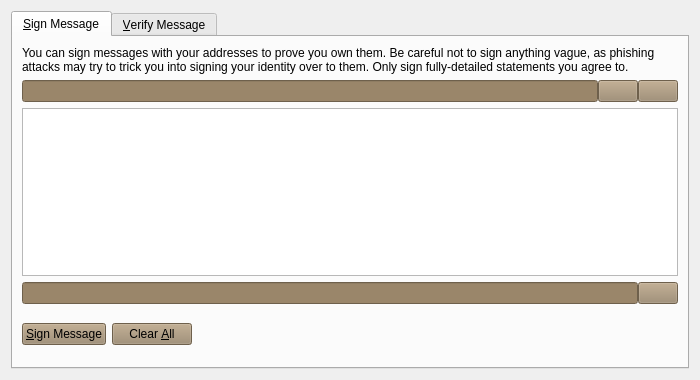
<?xml version="1.0" encoding="UTF-8"?>
<ui version="4.0">
 <class>SignVerifyMessageDialog</class>
 <widget class="QDialog" name="SignVerifyMessageDialog">
  <property name="geometry">
   <rect>
    <x>0</x>
    <y>0</y>
    <width>700</width>
    <height>380</height>
   </rect>
  </property>
  <property name="windowTitle">
   <string>Signatures - Sign / Verify a Message</string>
  </property>
  <property name="styleSheet">
   <string notr="true">background-image: url(:/images/bkg-n);</string>
  </property>
  <property name="modal">
   <bool>true</bool>
  </property>
  <layout class="QVBoxLayout" name="verticalLayout">
   <item>
    <widget class="QTabWidget" name="tabWidget">
     <property name="currentIndex">
      <number>0</number>
     </property>
     <widget class="QWidget" name="tabSignMessage">
      <attribute name="title">
       <string>&amp;Sign Message</string>
      </attribute>
      <layout class="QVBoxLayout" name="verticalLayout_SM">
       <item>
        <widget class="QLabel" name="infoLabel_SM">
         <property name="text">
          <string>You can sign messages with your addresses to prove you own them. Be careful not to sign anything vague, as phishing attacks may try to trick you into signing your identity over to them. Only sign fully-detailed statements you agree to.</string>
         </property>
         <property name="textFormat">
          <enum>Qt::PlainText</enum>
         </property>
         <property name="wordWrap">
          <bool>true</bool>
         </property>
        </widget>
       </item>
       <item>
        <layout class="QHBoxLayout" name="horizontalLayout_1_SM">
         <property name="spacing">
          <number>0</number>
         </property>
         <item>
          <widget class="QValidatedLineEdit" name="addressIn_SM">
           <property name="toolTip">
            <string>The address to sign the message with (e.g. JgZaH1DdikpMTYc2x1Xb6eFBkKGibjmPb9)</string>
           </property>
           <property name="styleSheet">
            <string notr="true">background-image: url(:/images/bgbfree);
background-color: rgb(154, 134, 106);</string>
           </property>
           <property name="maxLength">
            <number>34</number>
           </property>
          </widget>
         </item>
         <item>
          <widget class="QPushButton" name="addressBookButton_SM">
           <property name="toolTip">
            <string>Choose an address from the address book</string>
           </property>
           <property name="styleSheet">
            <string notr="true">background-color: rgb(154, 134, 106);
background-image: url(:/images/bgbfree);</string>
           </property>
           <property name="text">
            <string/>
           </property>
           <property name="icon">
            <iconset resource="../bitcoin.qrc">
             <normaloff>:/icons/address-book</normaloff>:/icons/address-book</iconset>
           </property>
           <property name="shortcut">
            <string>Alt+A</string>
           </property>
           <property name="autoDefault">
            <bool>false</bool>
           </property>
          </widget>
         </item>
         <item>
          <widget class="QPushButton" name="pasteButton_SM">
           <property name="toolTip">
            <string>Paste address from clipboard</string>
           </property>
           <property name="styleSheet">
            <string notr="true">background-color: rgb(154, 134, 106);
background-image: url(:/images/bgbfree);</string>
           </property>
           <property name="text">
            <string/>
           </property>
           <property name="icon">
            <iconset resource="../bitcoin.qrc">
             <normaloff>:/icons/editpaste</normaloff>:/icons/editpaste</iconset>
           </property>
           <property name="shortcut">
            <string>Alt+P</string>
           </property>
           <property name="autoDefault">
            <bool>false</bool>
           </property>
          </widget>
         </item>
        </layout>
       </item>
       <item>
        <widget class="QPlainTextEdit" name="messageIn_SM">
         <property name="toolTip">
          <string>Enter the message you want to sign here</string>
         </property>
        </widget>
       </item>
       <item>
        <layout class="QHBoxLayout" name="horizontalLayout_2_SM">
         <property name="spacing">
          <number>0</number>
         </property>
         <item>
          <widget class="QLineEdit" name="signatureOut_SM">
           <property name="font">
            <font>
             <italic>true</italic>
            </font>
           </property>
           <property name="styleSheet">
            <string notr="true">background-color: rgb(154, 134, 106);</string>
           </property>
           <property name="readOnly">
            <bool>true</bool>
           </property>
          </widget>
         </item>
         <item>
          <widget class="QPushButton" name="copySignatureButton_SM">
           <property name="toolTip">
            <string>Copy the current signature to the system clipboard</string>
           </property>
           <property name="styleSheet">
            <string notr="true">background-image: url(:/images/bgbfree);
background-color: rgb(154, 134, 106);</string>
           </property>
           <property name="text">
            <string/>
           </property>
           <property name="icon">
            <iconset resource="../bitcoin.qrc">
             <normaloff>:/icons/editcopy</normaloff>:/icons/editcopy</iconset>
           </property>
           <property name="autoDefault">
            <bool>false</bool>
           </property>
          </widget>
         </item>
        </layout>
       </item>
       <item>
        <layout class="QHBoxLayout" name="horizontalLayout_3_SM">
         <item>
          <widget class="QPushButton" name="signMessageButton_SM">
           <property name="toolTip">
            <string>Sign the message to prove you own this Goldencoin address</string>
           </property>
           <property name="styleSheet">
            <string notr="true">background-color: rgb(154, 134, 106);
background-image: url(:/images/bgbfree);</string>
           </property>
           <property name="text">
            <string>&amp;Sign Message</string>
           </property>
           <property name="icon">
            <iconset resource="../bitcoin.qrc">
             <normaloff>:/icons/edit</normaloff>:/icons/edit</iconset>
           </property>
           <property name="autoDefault">
            <bool>false</bool>
           </property>
          </widget>
         </item>
         <item>
          <widget class="QPushButton" name="clearButton_SM">
           <property name="toolTip">
            <string>Reset all sign message fields</string>
           </property>
           <property name="styleSheet">
            <string notr="true">background-color: rgb(154, 134, 106);
background-image: url(:/images/bgbfree);</string>
           </property>
           <property name="text">
            <string>Clear &amp;All</string>
           </property>
           <property name="icon">
            <iconset resource="../bitcoin.qrc">
             <normaloff>:/icons/remove</normaloff>:/icons/remove</iconset>
           </property>
           <property name="autoDefault">
            <bool>false</bool>
           </property>
          </widget>
         </item>
         <item>
          <spacer name="horizontalSpacer_1_SM">
           <property name="orientation">
            <enum>Qt::Horizontal</enum>
           </property>
           <property name="sizeHint" stdset="0">
            <size>
             <width>40</width>
             <height>48</height>
            </size>
           </property>
          </spacer>
         </item>
         <item>
          <widget class="QLabel" name="statusLabel_SM">
           <property name="font">
            <font>
             <weight>75</weight>
             <bold>true</bold>
            </font>
           </property>
           <property name="styleSheet">
            <string notr="true">background-image: url(:/images/bgbfree);</string>
           </property>
           <property name="text">
            <string/>
           </property>
           <property name="wordWrap">
            <bool>true</bool>
           </property>
          </widget>
         </item>
         <item>
          <spacer name="horizontalSpacer_2_SM">
           <property name="orientation">
            <enum>Qt::Horizontal</enum>
           </property>
           <property name="sizeHint" stdset="0">
            <size>
             <width>40</width>
             <height>48</height>
            </size>
           </property>
          </spacer>
         </item>
        </layout>
       </item>
      </layout>
     </widget>
     <widget class="QWidget" name="tabVerifyMessage">
      <attribute name="title">
       <string>&amp;Verify Message</string>
      </attribute>
      <layout class="QVBoxLayout" name="verticalLayout_VM">
       <item>
        <widget class="QLabel" name="infoLabel_VM">
         <property name="text">
          <string>Enter the signing address, message (ensure you copy line breaks, spaces, tabs, etc. exactly) and signature below to verify the message. Be careful not to read more into the signature than what is in the signed message itself, to avoid being tricked by a man-in-the-middle attack.</string>
         </property>
         <property name="textFormat">
          <enum>Qt::PlainText</enum>
         </property>
         <property name="alignment">
          <set>Qt::AlignLeading|Qt::AlignLeft|Qt::AlignTop</set>
         </property>
         <property name="wordWrap">
          <bool>true</bool>
         </property>
        </widget>
       </item>
       <item>
        <layout class="QHBoxLayout" name="horizontalLayout_1_VM">
         <property name="spacing">
          <number>0</number>
         </property>
         <item>
          <widget class="QValidatedLineEdit" name="addressIn_VM">
           <property name="toolTip">
            <string>The address the message was signed with (e.g. JgZaH1DdikpMTYc2x1Xb6eFBkKGibjmPb9)</string>
           </property>
           <property name="styleSheet">
            <string notr="true">background-color: rgb(154, 134, 106);</string>
           </property>
           <property name="maxLength">
            <number>34</number>
           </property>
          </widget>
         </item>
         <item>
          <widget class="QPushButton" name="addressBookButton_VM">
           <property name="toolTip">
            <string>Choose an address from the address book</string>
           </property>
           <property name="styleSheet">
            <string notr="true">background-color: rgb(154, 134, 106);
background-image: url(:/images/bgbfree);</string>
           </property>
           <property name="text">
            <string/>
           </property>
           <property name="icon">
            <iconset resource="../bitcoin.qrc">
             <normaloff>:/icons/address-book</normaloff>:/icons/address-book</iconset>
           </property>
           <property name="shortcut">
            <string>Alt+A</string>
           </property>
           <property name="autoDefault">
            <bool>false</bool>
           </property>
          </widget>
         </item>
        </layout>
       </item>
       <item>
        <widget class="QPlainTextEdit" name="messageIn_VM"/>
       </item>
       <item>
        <widget class="QValidatedLineEdit" name="signatureIn_VM">
         <property name="styleSheet">
          <string notr="true">background-color: rgb(154, 134, 106);</string>
         </property>
        </widget>
       </item>
       <item>
        <layout class="QHBoxLayout" name="horizontalLayout_2_VM">
         <item>
          <widget class="QPushButton" name="verifyMessageButton_VM">
           <property name="toolTip">
            <string>Verify the message to ensure it was signed with the specified Goldencoin address</string>
           </property>
           <property name="styleSheet">
            <string notr="true">background-color: rgb(154, 134, 106);
background-image: url(:/images/bgbfree);</string>
           </property>
           <property name="text">
            <string>&amp;Verify Message</string>
           </property>
           <property name="icon">
            <iconset resource="../bitcoin.qrc">
             <normaloff>:/icons/transaction_0</normaloff>:/icons/transaction_0</iconset>
           </property>
           <property name="autoDefault">
            <bool>false</bool>
           </property>
          </widget>
         </item>
         <item>
          <widget class="QPushButton" name="clearButton_VM">
           <property name="toolTip">
            <string>Reset all verify message fields</string>
           </property>
           <property name="styleSheet">
            <string notr="true">background-color: rgb(154, 134, 106);
background-image: url(:/images/bgbfree);</string>
           </property>
           <property name="text">
            <string>Clear &amp;All</string>
           </property>
           <property name="icon">
            <iconset resource="../bitcoin.qrc">
             <normaloff>:/icons/remove</normaloff>:/icons/remove</iconset>
           </property>
           <property name="autoDefault">
            <bool>false</bool>
           </property>
          </widget>
         </item>
         <item>
          <spacer name="horizontalSpacer_1_VM">
           <property name="orientation">
            <enum>Qt::Horizontal</enum>
           </property>
           <property name="sizeHint" stdset="0">
            <size>
             <width>40</width>
             <height>48</height>
            </size>
           </property>
          </spacer>
         </item>
         <item>
          <widget class="QLabel" name="statusLabel_VM">
           <property name="font">
            <font>
             <weight>75</weight>
             <bold>true</bold>
            </font>
           </property>
           <property name="styleSheet">
            <string notr="true">background-image: url(:/images/bgbfree);</string>
           </property>
           <property name="text">
            <string/>
           </property>
           <property name="wordWrap">
            <bool>true</bool>
           </property>
          </widget>
         </item>
         <item>
          <spacer name="horizontalSpacer_2_VM">
           <property name="orientation">
            <enum>Qt::Horizontal</enum>
           </property>
           <property name="sizeHint" stdset="0">
            <size>
             <width>40</width>
             <height>48</height>
            </size>
           </property>
          </spacer>
         </item>
        </layout>
       </item>
      </layout>
     </widget>
    </widget>
   </item>
  </layout>
 </widget>
 <customwidgets>
  <customwidget>
   <class>QValidatedLineEdit</class>
   <extends>QLineEdit</extends>
   <header>qvalidatedlineedit.h</header>
  </customwidget>
 </customwidgets>
 <resources>
  <include location="../bitcoin.qrc"/>
 </resources>
 <connections/>
</ui>
